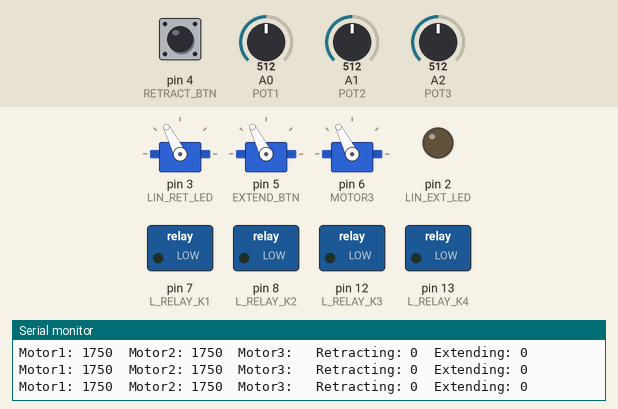
Simulated run of this sketch. Board: Arduino Uno, built with avr-gcc and run on an emulated ATmega328P. Parts: 3 × servo, switched loads named in the sketch (green lamp = pin HIGH), output pins drawn as LEDs (lit = HIGH), the last lines printed to the serial monitor. The test bench sets the inputs (shaded band); at power-on: A0 (POT1) = 512, A1 (POT2) = 512, A2 (POT3) = 512, pin 4 (RETRACT_BTN) LOW. Pins used as bus, display or sensor lines are not drawn.

Above: at 1.2 s.
1.3 s: A0 (POT1) set to 716
At 2.3 s:
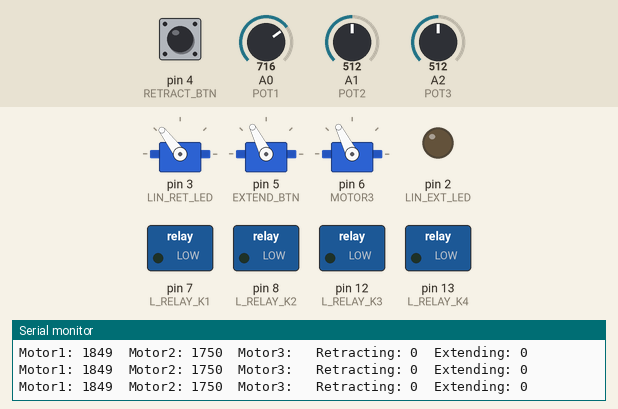
2.8 s: A1 (POT2) set to 716
At 3.7 s:
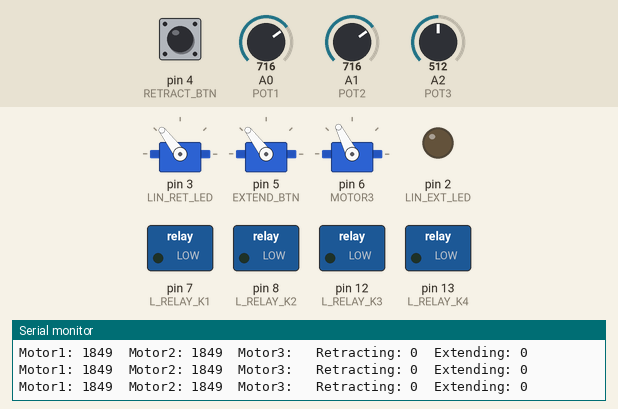
4.3 s: A2 (POT3) set to 716
At 5.1 s:
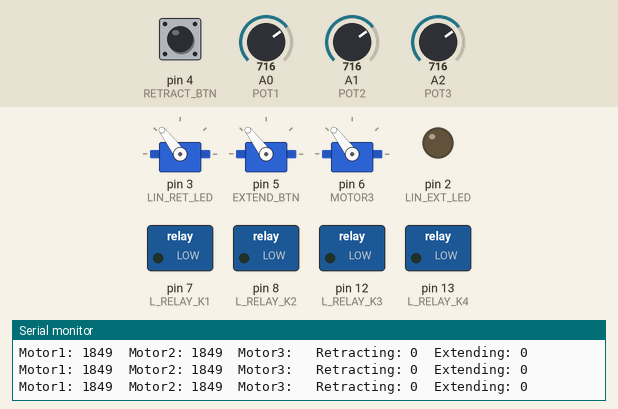
5.8 s: pin 4 (RETRACT_BTN) pulled HIGH for 0.15 s
At 5.89 s:
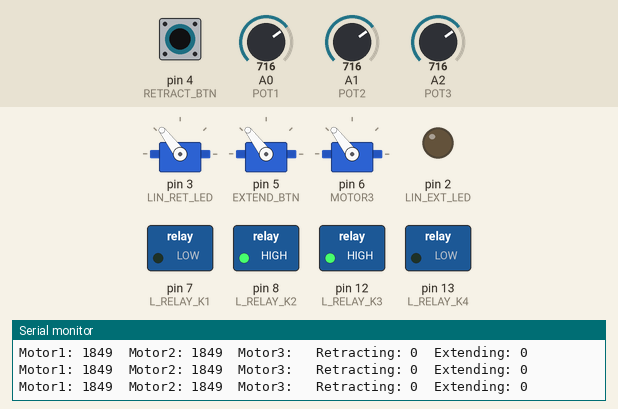
7.4 s: A0 (POT1) set to 511
At 7.9 s:
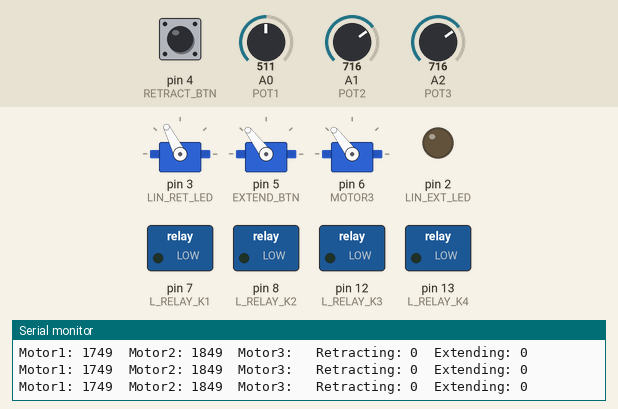
8.9 s: A1 (POT2) set to 511
At 9.3 s:
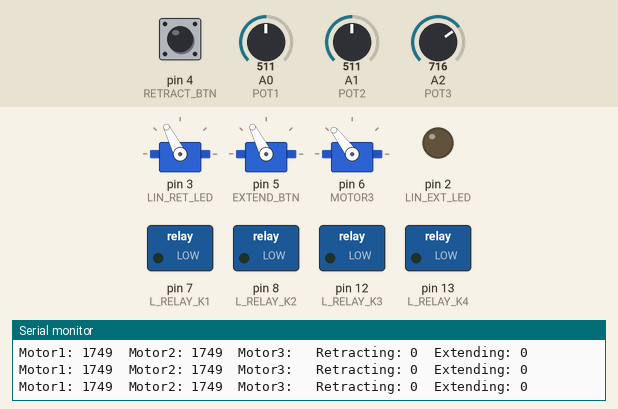
Timing chart, 0 to 11.4 s (numbered marks = the images above; inputs shaded):
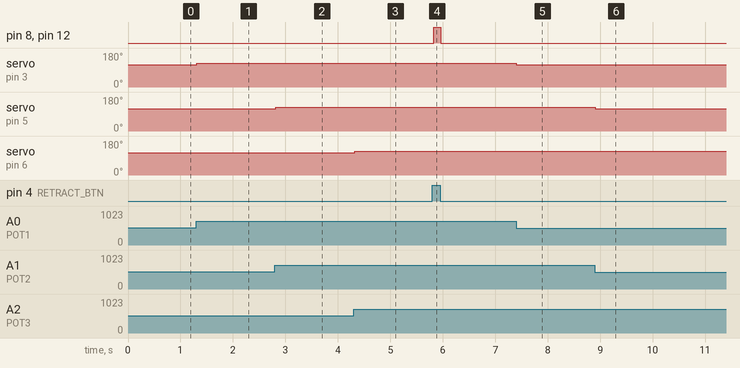

The sketch:

VESC_POT_CTL.ino
```cpp
#include <Servo.h>

/* Linear Actuator Pins */
#define L_RELAY_K1   7
#define L_RELAY_K2   8
#define L_RELAY_K3   12
#define L_RELAY_K4   13
#define EXTEND_BTN   5
#define RETRACT_BTN  4
#define LIN_EXT_LED  2
#define LIN_RET_LED  3

/* Motor Pins */
#define MOTOR1       3
#define MOTOR2       5
#define MOTOR3       6

/* Potentiometer Pins */
#define POT1         0
#define POT2         1
#define POT3         2

int motor1, motor2, motor3, extendBTN, retractBTN;

Servo m1, m2, m3;

void initLinearActuators() {
  pinMode(L_RELAY_K1, OUTPUT);
  pinMode(L_RELAY_K2, OUTPUT);
  pinMode(L_RELAY_K3, OUTPUT);
  pinMode(L_RELAY_K4, OUTPUT);
}

void stopActuators() {
  digitalWrite(L_RELAY_K1, LOW);
  digitalWrite(L_RELAY_K2, LOW);
  digitalWrite(L_RELAY_K3, LOW);
  digitalWrite(L_RELAY_K4, LOW);
}

void retractActuators() {
  digitalWrite(L_RELAY_K1, LOW);
  digitalWrite(L_RELAY_K2, HIGH);
  digitalWrite(L_RELAY_K3, HIGH);
  digitalWrite(L_RELAY_K4, LOW);
}

void extendActuators() {
  digitalWrite(L_RELAY_K1, HIGH);
  digitalWrite(L_RELAY_K2, LOW);
  digitalWrite(L_RELAY_K3, LOW);
  digitalWrite(L_RELAY_K4, HIGH);
}

void setup() {
  Serial.begin(9600);
  m1.attach(MOTOR1);
  m2.attach(MOTOR2);
  m3.attach(MOTOR3);
  pinMode(EXTEND_BTN, INPUT);
  pinMode(RETRACT_BTN, INPUT);
  pinMode(LIN_EXT_LED, OUTPUT);
  pinMode(LIN_RET_LED, OUTPUT);
  initLinearActuators();
}

void loop() {
  /* Map to PPM Value */
  motor1 = map(analogRead(POT1), 0, 1023, 1500, 2000);
  motor2 = map(analogRead(POT2), 0, 1023, 1500, 2000);
  motor3 = map(analogRead(POT3), 0, 1023, 1500, 2000);

  m1.writeMicroseconds(motor1);
  m2.writeMicroseconds(motor2);
  m3.writeMicroseconds(motor3);

  extendBTN = digitalRead(EXTEND_BTN);
  retractBTN = digitalRead(RETRACT_BTN);
  digitalWrite(LIN_EXT_LED, extendBTN);
  digitalWrite(LIN_RET_LED, retractBTN);

  if (extendBTN)
    extendActuators();
  else if (retractBTN)
    retractActuators();
  else
    stopActuators();

  Serial.print("Motor1: ");
  Serial.print(motor1);
  Serial.print("\tMotor2: ");
  Serial.print(motor2);
  Serial.print("\tMotor3: ");
  Serial.print("\tRetracting: ");
  Serial.print(retractBTN);
  Serial.print("\tExtending: ");
  Serial.println(extendBTN);
}
```

Measured:
- after the input at 1.3 s, servo on pin 3 (LIN_RET_LED): 117° → 127° at once
- after the input at 2.8 s, servo on pin 5 (EXTEND_BTN): 117° → 127° at once
- after the input at 4.3 s, servo on pin 6 (MOTOR3): 117° → 127° at once
- after the input at 5.8 s, pin 8 (L_RELAY_K2), pin 12 (L_RELAY_K3): LOW → HIGH at once, → LOW 0.13 s later
- after the input at 7.4 s, servo on pin 3 (LIN_RET_LED): 127° → 117° at once
- after the input at 8.9 s, servo on pin 5 (EXTEND_BTN): 127° → 117° at once
